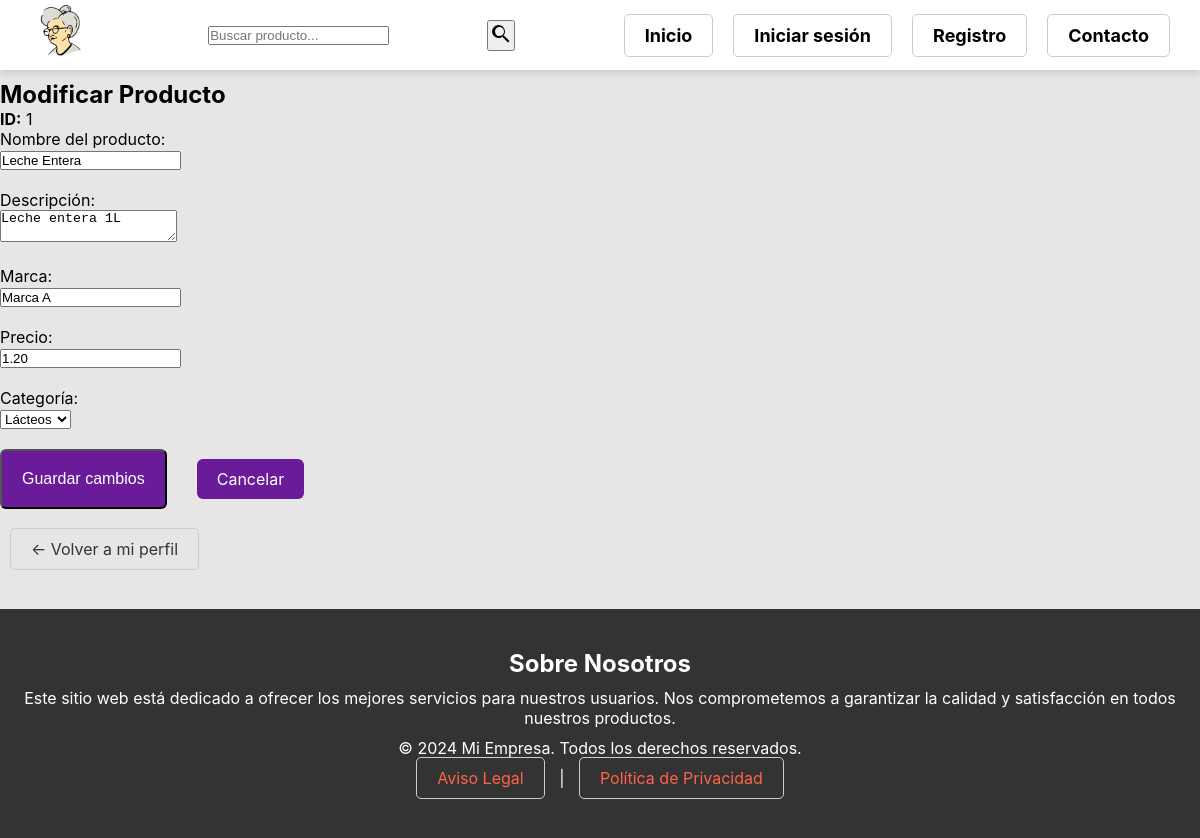
Screenshot of /gestores/modificar_producto.php?ID_Producto=1 with the database file from the repository.
### tables this page shows
CREATE TABLE Producto (
    ID_Producto INT AUTO_INCREMENT PRIMARY KEY,
    NombreProducto VARCHAR(100) NOT NULL UNIQUE,
    Descripcion TEXT NULL,
    ID_Categoria INT NOT NULL,
    Marca VARCHAR(50) NULL UNIQUE,
    Imagen VARCHAR(255) NULL,
    FOREIGN KEY (ID_Categoria) REFERENCES Categoria(ID_Categoria)
);

CREATE TABLE PrecioProducto (
    ID_Precio INT AUTO_INCREMENT PRIMARY KEY,
    ID_Producto INT NOT NULL,
    ID_Supermercado INT NOT NULL,
    Precio DECIMAL(10,2) NOT NULL,
    FechaRegistro TIMESTAMP DEFAULT CURRENT_TIMESTAMP,
    ID_Usuario INT NOT NULL, 
    FOREIGN KEY (ID_Producto) REFERENCES Producto(ID_Producto),
    FOREIGN KEY (ID_Supermercado) REFERENCES Supermercado(ID_Supermercado),
    FOREIGN KEY (ID_Usuario) REFERENCES Usuario(ID_Usuario)
);

CREATE TABLE Categoria (
    ID_Categoria INT AUTO_INCREMENT PRIMARY KEY,
    Nombre VARCHAR(50) NOT NULL UNIQUE
);

### modelo/bdd/mysql.php (called while the page is built, shortened)
<?php
class yayaBD {
    private static $conexion = null;
    public static function conexionBD() {
        if (self::$conexion === null) {
            $config = parse_ini_file(__DIR__ . "/../../config.ini");
            $pass   = $config['contrasena'] ?? '';
            self::$conexion = new mysqli(
                $config['server'],
                $config['user'],
                $pass,
                $config['bd']
            );
            self::$conexion->set_charset('utf8');
        }
        return self::$conexion;
    }
    public static function consultaLectura(string $sql, mixed ...$params): ?array {
        $db   = self::conexionBD();
        $stmt = $db->prepare($sql);
        if ($params) {
            $types = '';
            foreach ($params as $p) {
                $types .= is_int($p) ? 'i' : 's';
            }
            $stmt->bind_param($types, ...$params);
        }
        $stmt->execute();
        $res = $stmt->get_result();
        return $res->num_rows > 0
            ? $res->fetch_all(MYSQLI_ASSOC)
            : null;
    }
    public static function cerrarConexion(): void {
        if (self::$conexion !== null) {
            self::$conexion = null;
        }
    }
}

### gestores/modificar_producto.php (the view, shortened to what this page needs)
<?php
include_once __DIR__ . '/../modelo/bdd/mysql.php';
$id = $_GET['ID_Producto'] ?? null;
$sql = "SELECT p.NombreProducto, p.Descripcion, p.Marca, p.ID_Categoria, pr.Precio
        FROM producto p
        LEFT JOIN precioproducto pr ON p.ID_Producto = pr.ID_Producto
        WHERE p.ID_Producto = ?";
$producto = yayaBD::consultaLectura($sql, $id)[0] ?? null;
$sqlCat = "SELECT ID_Categoria, Nombre FROM categoria";
$categorias = yayaBD::consultaLectura($sqlCat);
?>
<!DOCTYPE html>
<html lang="es">
<head>
  <link rel="stylesheet" href="<?= BASE_URL ?>includes/styles.css">
</head>
<body>
<?php include_once __DIR__ . '/../includes/cabecera.php'; ?>
<h2>Modificar Producto</h2>
<p><strong>ID:</strong> <?= htmlspecialchars($id) ?></p>
<form method="post" action="">
  <label>Nombre del producto:</label><br>
  <input type="text" name="nombre_producto" value="<?= htmlspecialchars($producto['NombreProducto']) ?>" required><br><br>
  <label>Descripción:</label><br>
  <textarea name="descripcion" required><?= htmlspecialchars($producto['Descripcion']) ?></textarea><br><br>
  <label>Marca:</label><br>
  <input type="text" name="marca" value="<?= htmlspecialchars($producto['Marca']) ?>"><br><br>
  <label>Precio:</label><br>
  <input type="number" step="0.01" name="precio" value="<?= htmlspecialchars($producto['Precio']) ?>" required><br><br>
  <label>Categoría:</label><br>
  <select name="id_categoria" required>
    <?php foreach ($categorias as $cat): ?>
      <option value="<?= $cat['ID_Categoria'] ?>" <?= $cat['ID_Categoria'] == $producto['ID_Categoria'] ? 'selected' : '' ?>>
        <?= htmlspecialchars($cat['Nombre']) ?>
      </option>
    <?php endforeach; ?>
  </select><br><br>
  <div class="botones-crud">
    <input type="submit" class="boton" value="Guardar cambios">
    <a class="boton boton-salir" href="listar_productos.php">Cancelar</a>
  </div>
</form>
<p><a href="<?= BASE_URL ?>/../sesiones/accesoUser.php">← Volver a mi perfil</a></p>
</body>
</html>

### includes/styles.css (style rules this page uses)
* { margin: 0; padding: 0; box-sizing: border-box; }
:root { --color-principal: black; --color-secundario: #828282; --color-fondo: #e7e5e5; --color-galeria: #e4b1b1; --color-destacados: #b18f8f; --color-contactos: #dddddd; --color-hover: #a8d4e7; --color-contacto: #eeeae9; --fuente-principal: 'Inter', sans-serif; --fuente-detalle: 'Inter', monospace; }
body { padding-top: 80px; font-family: var(--fuente-principal); background: var(--color-fondo); }
a { margin: 10px; padding: 10px 20px; border: 1px solid #ccc; text-decoration: none; color: #333; border-radius: 5px; }
.pie { background-color: #333; color: white; text-align: center; padding: 40px 20px; margin-top: 50px; }
.pie h2 { font-size: 24px; margin-bottom: 10px; }
.pie p { font-size: 16px; margin: 10px 0; }
.pie a { color: #ff6347; text-decoration: none; transition: color 0.3s; }
.boton-salir { background-color: #ccc; color: #333; padding: 6px 14px; border: none; border-radius: 4px; cursor: pointer; }
.botones-crud { display: flex; gap: 20px; justify-content: left; margin-bottom: 30px; }
.boton { padding: 10px 20px; background-color: #6a1b9a; color: white; text-decoration: none; border-radius: 6px; font-size: 16px; }

### rows the page displays
producto: nombre_producto "Leche Entera", descripcion "Leche entera 1L", marca "Marca A", id_categoria "Lácteos"
precioproducto: precio "1.20"

### other values shown
$id "1"
